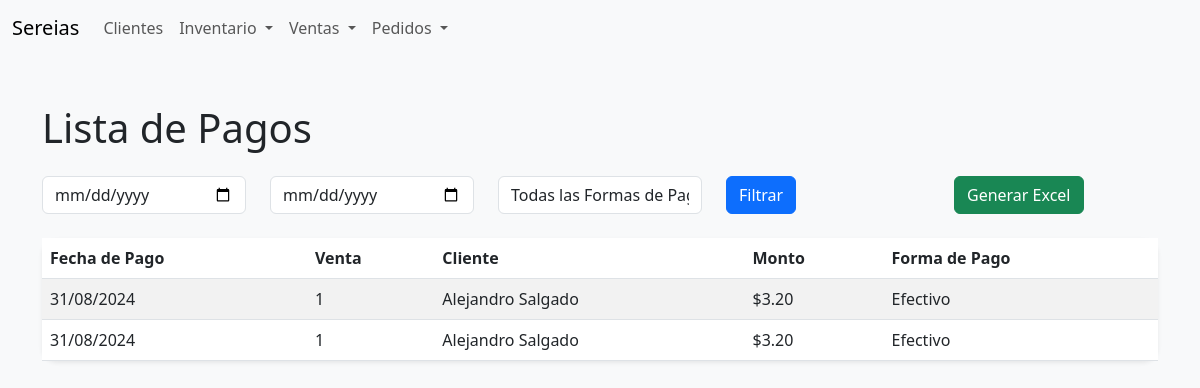
The page /inventario/pagos/ on the database as committed earlier.
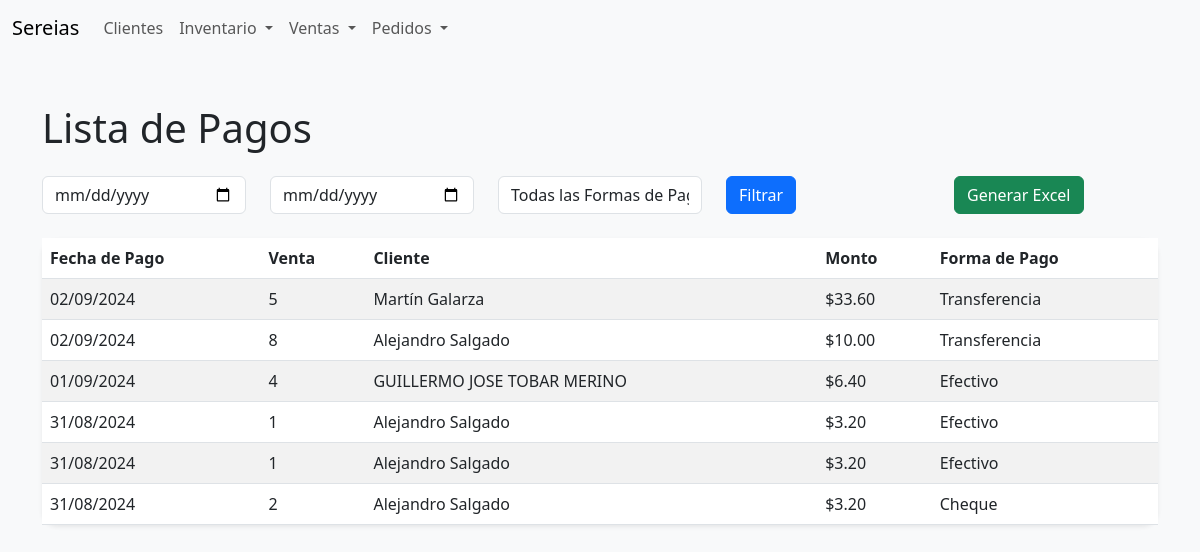
The same page on the database as committed later.
### inventory/models.py (models this page shows, shortened)
class Pago(models.Model):
    FORMA_PAGO_CHOICES = [
        ('transferencia', 'Transferencia'),
        ('efectivo', 'Efectivo'),
        ('cheque', 'Cheque'),
        ('tarjeta', 'Tarjeta'),
    ]
    venta = models.ForeignKey(Venta, related_name='pagos', on_delete=models.CASCADE)
    fecha = models.DateTimeField(default=timezone.now)
    fecha_pago = models.DateField(default=timezone.now)
    monto = models.DecimalField(max_digits=10, decimal_places=2)
    forma_pago = models.CharField(max_length=20, choices=FORMA_PAGO_CHOICES)

class Venta(models.Model):
    cliente = models.ForeignKey(Cliente, on_delete=models.CASCADE)
    fecha = models.DateTimeField(default=timezone.now)
    total = models.DecimalField(max_digits=10, decimal_places=2, default=0)
    estado_pago = models.CharField(max_length=20, choices=[('pendiente', 'Pendiente'), ('pagado', 'Pagado')], default='pendiente')
    es_pedido = models.BooleanField(default=False)
    pedido_enviado = models.BooleanField(default=False)

class Cliente(models.Model):
    nombre = models.CharField(max_length=255)
    email = models.EmailField(blank=True, null=True)
    telefono = models.CharField(max_length=20, blank=True, null=True)
    direccion = models.TextField(blank=True, null=True)
    identificacion = models.CharField(max_length=50, blank=True, null=True)  # Nuevo campo agregado
    creado = models.DateTimeField(auto_now_add=True)

### inventory/views.py (the view)
# urls.py: path('pagos/', views.lista_pagos, name='lista_pagos'),
def lista_pagos(request):
    fecha_inicio = request.GET.get('fecha_inicio')
    fecha_fin = request.GET.get('fecha_fin')
    forma_pago = request.GET.get('forma_pago')
    pagos_list = Pago.objects.all().order_by('-fecha_pago')  # Ordenar del más reciente al más antiguo
    if fecha_inicio:
        pagos_list = pagos_list.filter(fecha_pago__gte=fecha_inicio)
    if fecha_fin:
        pagos_list = pagos_list.filter(fecha_pago__lte=fecha_fin)
    if forma_pago:
        pagos_list = pagos_list.filter(forma_pago=forma_pago)
    return render(request, 'inventory/lista_pagos.html', {
        'pagos': pagos_list,
        'forma_pago_choices': Pago._meta.get_field('forma_pago').choices,
    })

### inventory/templates/inventory/lista_pagos.html (shortened to what this page needs)
{% extends 'inventory/base.html' %}
{% block content %}
<h1 class="mb-4">Lista de Pagos</h1>
<form method="get" class="mb-4">
    <div class="row">
        <div class="col">
            <input type="date" class="form-control" name="fecha_inicio" placeholder="Fecha Inicio" value="{{ request.GET.fecha_inicio }}">
        </div>
        <div class="col">
            <input type="date" class="form-control" name="fecha_fin" placeholder="Fecha Fin" value="{{ request.GET.fecha_fin }}">
        </div>
        <div class="col">
            <select class="form-control" name="forma_pago">
                <option value="">Todas las Formas de Pago</option>
            </select>
        </div>
        <div class="col">
            <button type="submit" class="btn btn-primary">Filtrar</button>
        </div>
        <div class="col">
            <a href="{% url 'generar_excel_pagos' %}?fecha_inicio={{ request.GET.fecha_inicio }}&fecha_fin={{ request.GET.fecha_fin }}&forma_pago={{ request.GET.forma_pago }}" class="btn btn-success">Generar Excel</a>
        </div>
    </div>
</form>
<table class="table table-striped shadow-sm rounded-border">
    <thead>
        <tr>
            <th>Fecha de Pago</th>
            <th>Venta</th>
            <th>Cliente</th>
            <th>Monto</th>
            <th>Forma de Pago</th>
        </tr>
    </thead>
    <tbody>
        {% for pago in pagos %}
        <tr>
            <td>{{ pago.fecha_pago|date:"d/m/Y" }}</td>
            <td>{{ pago.venta.id }}</td>
            <td>{{ pago.venta.cliente.nombre }}</td>
            <td>${{ pago.monto }}</td>
            <td>{{ pago.get_forma_pago_display }}</td>
        </tr>
        {% empty %}
        <tr>
            <td colspan="5" class="text-center">No se encontraron pagos.</td>
        </tr>
        {% endfor %}
    </tbody>
</table>
{% endblock %}

Rows that differ between the two databases and show on the page:
added Pago: fecha_pago "02/09/2024", venta.id "5", venta.cliente.nombre "Martín Galarza", monto "33.60", forma_pago "Transferencia"
added Pago: fecha_pago "02/09/2024", venta.id "8", venta.cliente.nombre "Alejandro Salgado", monto "10.00", forma_pago "Transferencia"
added Pago: fecha_pago "01/09/2024", venta.id "4", venta.cliente.nombre "GUILLERMO JOSE TOBAR MERINO", monto "6.40", forma_pago "Efectivo"
added Pago: fecha_pago "31/08/2024", venta.id "2", venta.cliente.nombre "Alejandro Salgado", monto "3.20", forma_pago "Cheque"
